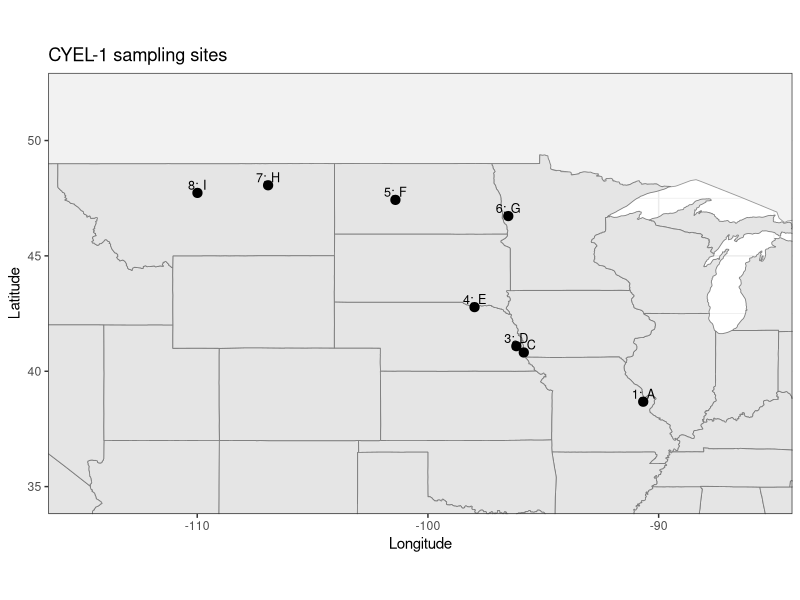
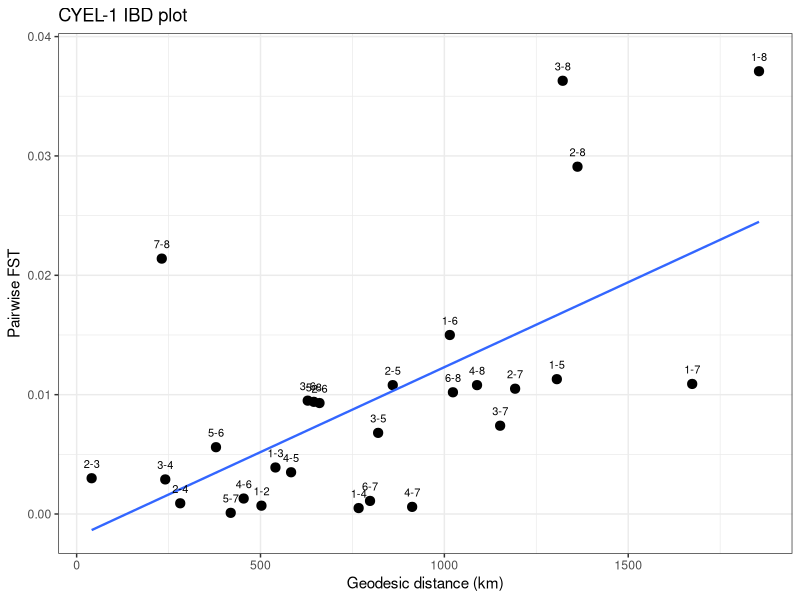

Here is the R script that generated these plots, in order: (Note: this script raises an error after producing the figures.)
# ============================================================
# CYEL-1 — Cycleptus elongatus (Blue sucker)
# Bessert & Orti 2008, Conservation Genetics 9:821–832
#
# Objective 2 extraction workflow
# - pairwise FST from Table 3 (Missouri River sites only)
# - site coordinates from Table 1
# - Missouri site B excluded because Table 3 explicitly excludes it
#   due to small sample size
# - sites retained: A, C, D, E, F, G, H, I
# ============================================================

# -----------------------------
# 0) libraries
# -----------------------------
library(dplyr)
library(ggplot2)
library(maps)
library(geosphere)

# -----------------------------
# 1) setup
# -----------------------------
study_code <- "CYEL-1"

base_dir <- "/Users/johnmccall/Library/CloudStorage/OneDrive-TheOhioStateUniversity/Spring_2026/Landgen_DGS/DGS-Patterns-of-Fish-Diversity/DGS-Patterns-of-Fish-Diversity/Objective 2/Data"
study_dir <- file.path(base_dir, study_code)
out_dir   <- file.path(study_dir, "data")

if (!dir.exists(study_dir)) dir.create(study_dir, recursive = TRUE)
if (!dir.exists(out_dir)) dir.create(out_dir, recursive = TRUE)

# -----------------------------
# 2) site key
# Missouri River sites in Table 3
# Table 3 excludes site B due to small sample size
# -----------------------------
site_key <- data.frame(
  site = 1:8,
  site_code = c("A", "C", "D", "E", "F", "G", "H", "I"),
  site_name = c(
    "Missouri River, Missouri",
    "Missouri River, Nebraska",
    "Platte River, Nebraska",
    "Missouri River, South Dakota",
    "Missouri River, North Dakota",
    "Yellowstone River, Montana",
    "Missouri River, Montana (H)",
    "Missouri River, Montana (I)"
  ),
  stringsAsFactors = FALSE
)

# -----------------------------
# 3) site coordinates
# transcribed from Table 1
# central locality (CL) converted from DMS to decimal degrees
# order follows Table 3 Missouri FST matrix: A, C, D, E, F, G, H, I
# -----------------------------
CYEL_1_coords <- data.frame(
  site = 1:8,
  lat = c(
    38.6800000,   # A  Missouri/Missouri
    40.8136111,   # C  Missouri/Nebraska
    41.0869444,   # D  Platte/Nebraska
    42.7805556,   # E  Missouri/South Dakota
    47.4283333,   # F  Missouri/North Dakota
    46.7266667,   # G  Yellowstone/Montana
    48.0616667,   # H  Missouri/Montana
    47.7308333    # I  Missouri/Montana
  ),
  lon = c(
    -90.6688889,  # A
    -95.8452778,  # C
    -96.1680556,  # D
    -97.9808333,  # E
    -101.4094444, # F
    -96.5175000,  # G
    -106.9283333, # H
    -109.9908333  # I
  )
)

# standard Objective 2 format
CYEL_1_coords <- CYEL_1_coords[, c("site", "lat", "lon")]

# -----------------------------
# 4) pairwise FST matrix
# from Table 3, Missouri River
# below diagonal in the published table
# sites in order: A, C, D, E, F, G, H, I
# -----------------------------
CYEL_1_fst <- matrix(
  c(
    0.0000, 0.0007, 0.0039, 0.0005, 0.0113, 0.0150, 0.0109, 0.0371,
    0.0007, 0.0000, 0.0030, 0.0009, 0.0108, 0.0093, 0.0105, 0.0291,
    0.0039, 0.0030, 0.0000, 0.0029, 0.0068, 0.0095, 0.0074, 0.0363,
    0.0005, 0.0009, 0.0029, 0.0000, 0.0035, 0.0013, 0.0006, 0.0108,
    0.0113, 0.0108, 0.0068, 0.0035, 0.0000, 0.0056, 0.0001, 0.0094,
    0.0150, 0.0093, 0.0095, 0.0013, 0.0056, 0.0000, 0.0011, 0.0102,
    0.0109, 0.0105, 0.0074, 0.0006, 0.0001, 0.0011, 0.0000, 0.0214,
    0.0371, 0.0291, 0.0363, 0.0108, 0.0094, 0.0102, 0.0214, 0.0000
  ),
  nrow = 8,
  byrow = TRUE
)

rownames(CYEL_1_fst) <- CYEL_1_coords$site
colnames(CYEL_1_fst) <- CYEL_1_coords$site

# workflow rules
diag(CYEL_1_fst) <- 0
CYEL_1_fst[CYEL_1_fst < 0] <- 0

# -----------------------------
# 5) sanity checks
# -----------------------------
stopifnot(isSymmetric(CYEL_1_fst))
stopifnot(identical(rownames(CYEL_1_fst), as.character(CYEL_1_coords$site)))
stopifnot(identical(colnames(CYEL_1_fst), as.character(CYEL_1_coords$site)))

print(site_key)
print(CYEL_1_coords)
print(round(CYEL_1_fst, 4))

# -----------------------------
# 6) map
# include US + Canada
# zoom to site extent
# plot only; do not save
# -----------------------------
us_map <- map_data("state")
can_map <- map_data("world") %>%
  filter(region == "Canada")

map_df <- CYEL_1_coords %>%
  left_join(site_key, by = "site")

xpad <- 5
ypad <- 4

xlim_map <- range(map_df$lon) + c(-xpad, xpad)
ylim_map <- range(map_df$lat) + c(-ypad, ypad)

ggplot() +
  geom_polygon(
    data = can_map,
    aes(x = long, y = lat, group = group),
    fill = "grey95", color = "grey60", linewidth = 0.3
  ) +
  geom_polygon(
    data = us_map,
    aes(x = long, y = lat, group = group),
    fill = "grey90", color = "grey50", linewidth = 0.3
  ) +
  geom_point(
    data = map_df,
    aes(x = lon, y = lat),
    size = 2.8
  ) +
  geom_text(
    data = map_df,
    aes(x = lon, y = lat, label = paste0(site, ": ", site_code)),
    nudge_y = 0.35,
    size = 3.2
  ) +
  coord_fixed(
    xlim = xlim_map,
    ylim = ylim_map
  ) +
  theme_bw() +
  labs(
    title = "CYEL-1 sampling sites",
    x = "Longitude",
    y = "Latitude"
  )

# -----------------------------
# 7) IBD plot
# using geodesic distance among site central localities
# plot only; do not save
# -----------------------------
coord_mat <- as.matrix(CYEL_1_coords[, c("lon", "lat")])
geo_dist_km <- geosphere::distm(coord_mat, fun = geosphere::distHaversine) / 1000

ibd_df <- data.frame(
  site1 = character(),
  site2 = character(),
  distance_km = numeric(),
  fst = numeric(),
  stringsAsFactors = FALSE
)

for (i in 1:(nrow(CYEL_1_fst) - 1)) {
  for (j in (i + 1):ncol(CYEL_1_fst)) {
    ibd_df <- rbind(
      ibd_df,
      data.frame(
        site1 = rownames(CYEL_1_fst)[i],
        site2 = colnames(CYEL_1_fst)[j],
        distance_km = geo_dist_km[i, j],
        fst = CYEL_1_fst[i, j],
        stringsAsFactors = FALSE
      )
    )
  }
}

print(ibd_df)

ggplot(ibd_df, aes(x = distance_km, y = fst)) +
  geom_point(size = 2.8) +
  geom_smooth(method = "lm", se = FALSE, linewidth = 0.8) +
  geom_text(
    aes(label = paste0(site1, "-", site2)),
    nudge_y = 0.0012,
    size = 2.8
  ) +
  theme_bw() +
  labs(
    title = "CYEL-1 IBD plot",
    x = "Geodesic distance (km)",
    y = "Pairwise FST"
  )

# -----------------------------
# 8) assign and save
# -----------------------------
obj_prefix <- gsub("-", "_", study_code)
fst_name <- paste0(obj_prefix, "_fst")
coords_name <- paste0(obj_prefix, "_coords")

assign(fst_name, CYEL_1_fst, envir = .GlobalEnv)
assign(coords_name, CYEL_1_coords, envir = .GlobalEnv)

save(
  list = c(fst_name, coords_name),
  file = file.path(out_dir, paste0(study_code, ".RData"))
)

# -----------------------------
# 9) optional reload check
# -----------------------------
# load(file.path(out_dir, paste0(study_code, ".RData")))
# ls(pattern = "CYEL_1")
